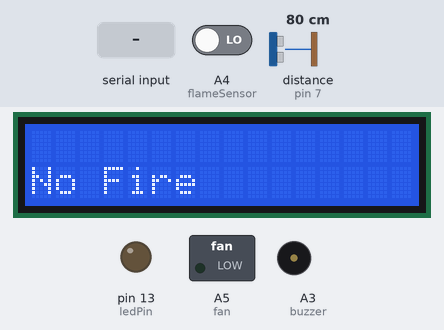
A program run on a simulated Arduino Nano, built with avr-gcc and run on an emulated ATmega328P. On the bench: 16×2 character LCD, switched loads named in the program (green lamp = pin HIGH), output pins drawn as LEDs (lit = HIGH), buzzer (waves = sounding). The test bench sets the inputs (shaded band); at power-on: A4 (flameSensor) LOW, distance to the obstacle (sensor on pin 7) 80 cm. The echo pulse lasts 58.3 µs per cm; pins used as bus, display or sensor lines are not drawn.

Above: at 1.2 s.
1.3 s: A4 (flameSensor) driven HIGH
At 2.2 s:
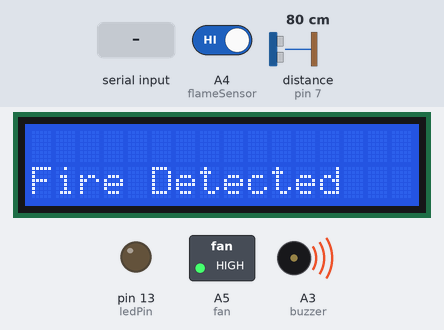
4.3 s: "2" received over Serial
At 5.5 s:
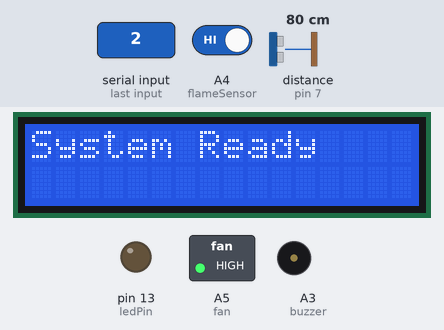
5.8 s: "1" received over Serial
At 6.4 s:
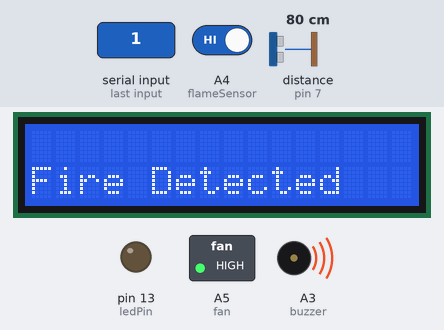
8.8 s: A4 (flameSensor) driven LOW
At 9.5 s:
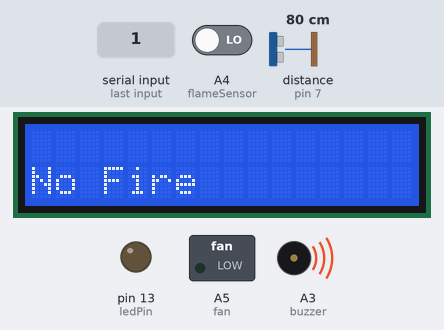
11.8 s: A4 (flameSensor) driven HIGH
At 13.2 s:
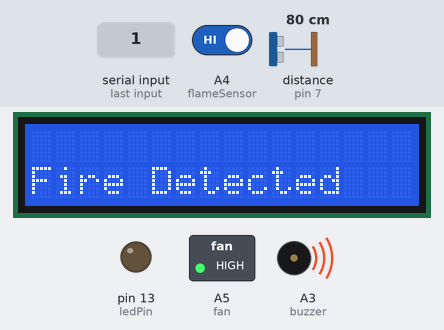
14.8 s: A4 (flameSensor) driven LOW
At 16.2 s:
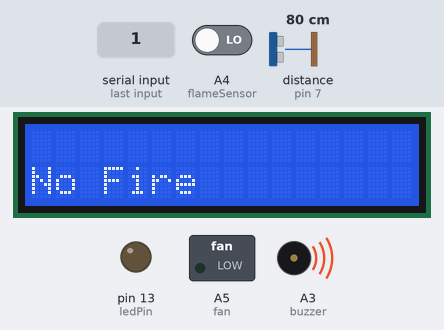
Timing chart, 0 to 17.8 s (numbered marks = the images above; inputs shaded):
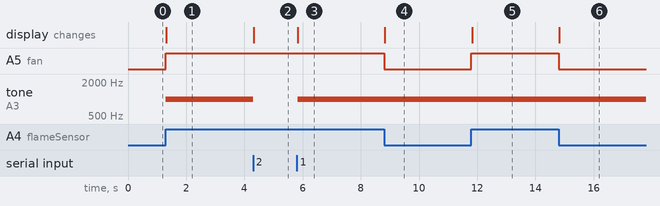

The program:

main.cpp
```cpp
#include <LiquidCrystal.h>
#include <Arduino.h>
#define A A0
#define B A1
#define C A2
#define D A3
#define flameSensor A4
#define fan A5
#define buzzer A3
const int ledPin = 13;
const int trigPin = 8;
const int echoPin = 7;
const int rs = 12, e = 11, D4 = 5, D5 = 4, D6 = 6, D7 = 2;
LiquidCrystal lcd(rs, e, D4, D5, D6, D7);
bool isFlameDetected = false; // Flame detection status
int flameValue = 0;
int mode = 1;
void setup()
{
  pinMode(ledPin, OUTPUT);
  pinMode(trigPin, OUTPUT);
  pinMode(echoPin, INPUT);
  pinMode(flameSensor, INPUT);
  pinMode(buzzer, OUTPUT);
  pinMode(fan, OUTPUT);
  Serial.begin(9600);
  lcd.begin(16, 2);
}

void loop()
{
  if (Serial.available())
  {
    char input = Serial.read();
    if (input == '1')
    {
      mode = 1;
    }
    else if (input == '2')
    {
      mode = 2;
    }
  }

  if (mode == 1)
  {
    // Read flame detector value
    flameValue = digitalRead(flameSensor);

    if (flameValue == HIGH)
    {
      // Flame detected
      isFlameDetected = true;
      tone(buzzer, 1000);
      digitalWrite(fan, HIGH);
      lcd.clear();
      lcd.setCursor(0, 1);
      lcd.print("Fire Detected");
    }
    else
    {
      // No flame detected
      isFlameDetected = false;
      digitalWrite(buzzer, LOW);
      digitalWrite(fan, LOW);
      lcd.clear();
      lcd.setCursor(0, 1);
      lcd.print("No Fire      ");
    }
  }
  if (mode == 2)
  {

    digitalWrite(trigPin, HIGH);
    delayMicroseconds(10);
    digitalWrite(trigPin, LOW);

    long duration = pulseIn(echoPin, HIGH);

    int distance = duration * 0.017;

    if (distance <= 50)
    {

      digitalWrite(ledPin, HIGH);

      tone(buzzer, 1000);

      lcd.clear();
      lcd.setCursor(0, 0);
      lcd.print("Warning!");
      lcd.setCursor(0, 1);
      lcd.print("Object Detected");
    }
    else
    {

      digitalWrite(ledPin, LOW);
      noTone(buzzer);
      lcd.clear();
      lcd.setCursor(0, 0);
      lcd.print("System Ready");
      delay(500);
    }
  }
}
```

Measured:
- after the input at 1.3 s, A5 (fan): LOW → HIGH at once; tone on A3 (buzzer): silent → 1000 Hz at once; the display: changes at once (image 1)
- after the input at 4.3 s, tone on A3 (buzzer): 1000 Hz → silent at once; the display: changes at once (image 2)
- after the input at 5.8 s, tone on A3 (buzzer): silent → 1000 Hz at once; the display: changes at once (image 3)
- after the input at 8.8 s, A5 (fan): HIGH → LOW at once; the display: changes at once (image 4)
- after the input at 11.8 s, A5 (fan): LOW → HIGH at once; the display: changes at once (image 5)
- after the input at 14.8 s, A5 (fan): HIGH → LOW at once; the display: changes at once (image 6)
